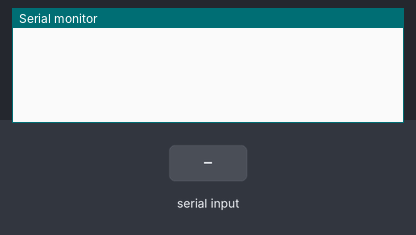
Simulated run of this sketch. Board: Arduino Uno, built with avr-gcc and run on an emulated ATmega328P. Shown: the last lines printed to the serial monitor. The test bench sets the inputs (shaded band).

Above: at 1.2 s.
1.3 s: "90,45\n" received over the second serial link
At 3.4 s:
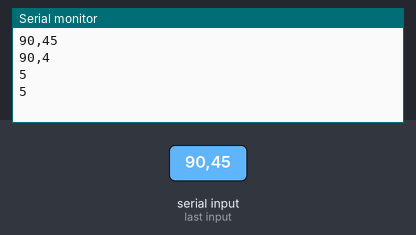
3.8 s: "30,150\n" received over the second serial link
At 5.5 s:
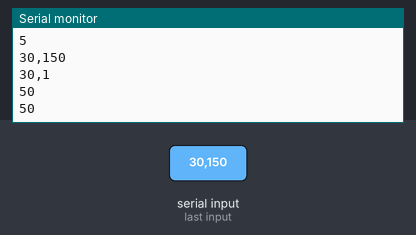
Timing chart, 0 to 7.0 s (numbered marks = the images above; inputs shaded):
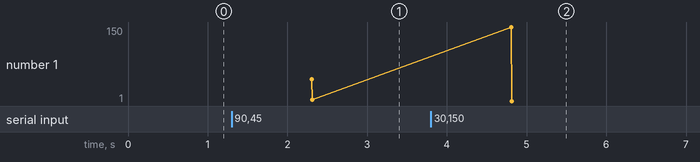

Measured:
- after the input at 1.3 s, the serial monitor: prints a new line after 1.0 s (image 1)
- after the input at 3.8 s, the serial monitor: prints a new line after 1.0 s (image 2)
- plotted number 1: 4 → 1 after the input at 3.8 s

The sketch:

HC-12_Useful_Functions_and_Operators_Receive.ino
```cpp
//HC-12 Useful Functions and Operators Receive
//Autor Tom Heylen tomtomheylen.com

#include <SoftwareSerial.h>

SoftwareSerial mySerial(2, 3); // RX, TX

void setup() {
  Serial.begin(9600);
  mySerial.begin(9600);
}

void loop() {

  if(mySerial.available() > 1){

    String input = mySerial.readString();//read string
    Serial.println(input);

    String first4 = input.substring(0,4);//first 4 characters
    Serial.println(first4);

    String last = input.substring(4);//all characters after the 4th character
    Serial.println(last);

    int integer = last.toInt();//Convert to integer
    Serial.println(integer);
  }
  delay(20);
}
/*
//here are more operators and functions

    Serial.parseInt()// read serial input and convert to integer
    Serial.parseFloat()// read serial input and convert to float
    Serial.read() - '0'; // deduct ascii value of '0' to find numeric value of 

    isAlphaNumeric()// it's alphanumeric
    isAlpha()// it's alphabetic
    isAscii()// it's ASCII
    isWhitespace()// it's whitespace
    isControl()// it's a control character
    isDigit()// it's a numeric digit
    isGraph()// it's a printable character that's not whitespace
    isLowerCase()// it's lower case
    isPrintable()// it's printable
    isPunct()// it's punctuation
    isSpace()// it's a space character
    isUpperCase()// it's upper case
    isHexadecimalDigit()// it's a valid hexadecimaldigit (i.e. 0 - 9, a - F, or A - F)

*/
```
